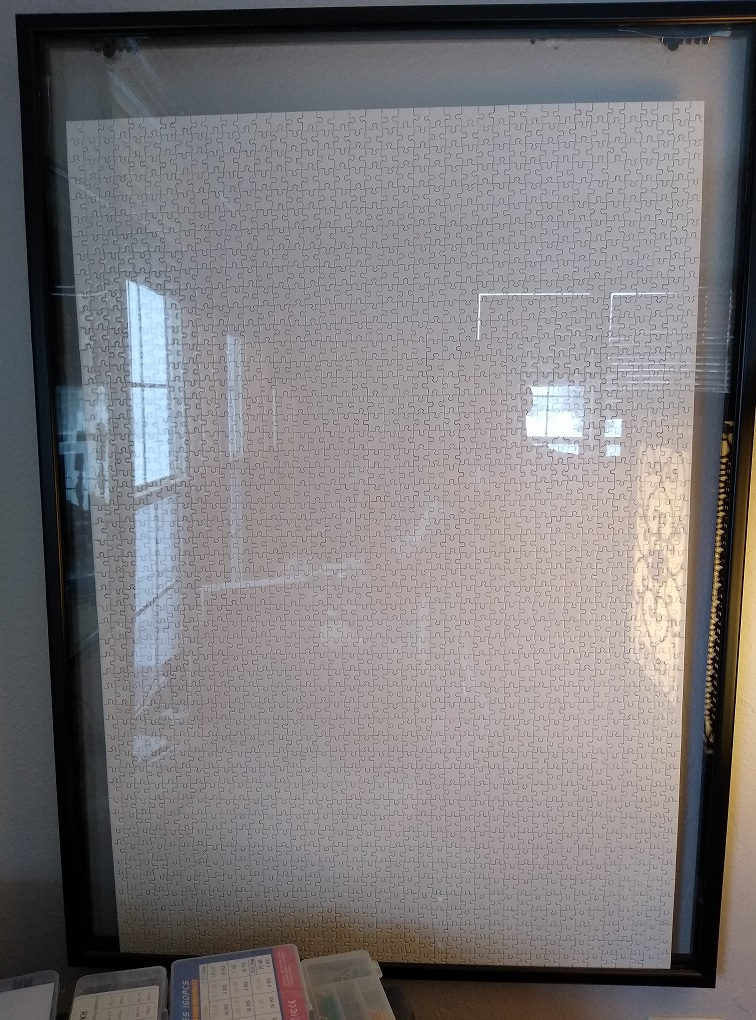
#> input picture WhitePuzzleSolved.jpg, 756 x 1020 px, found by its file name
$ python processor.py WhitePuzzleSolved.jpg
#> lines starting #> are read from the running program, lines starting #| are printed output that depends on the picture; after the words box and inside, x2 and y2 are one past the last pixel; in counts of white or black regions, pixels touching at a corner belong together; long printed decimals are rounded
#> in process, imgTmp is the input picture: shape (1020, 756, 3); mean R, G, B 123.6, 120.5, 122.5
import matplotlib.pyplot as plt
import matplotlib.image as mpimg
import numpy as np
import math
import cv2
import jigsaw
import sys
from itertools import chain

class Quad:
	pass

class xjigsaw:
	pass

debug = False
debugPreProcessing = False
debugGeometry = False
conernsoverride = False
allowedOreintation = None
white = 256
bottom = 0.25 * white
top    = 0.75 * white
cornerdb = {}
datadir = r'C:\jigsaw\data'

################# service functions #########################

# [11 lines left out: function smooth, not called in this run]

def imshow(a):
	plt.imshow(a, cmap = plt.get_cmap('gray'))
	plt.show()

def graphshow(a):
	plt.plot(a)
	plt.show()

# [7 lines left out: function make_floodfill_mask, not called in this run]

def floodfill(img, x, y, c):
	mask = make_floodfill_mask(img, x, y)
	img[mask != 0] = c

#################### image pre-processing #####################

def rgb2gray(rgb):
	return np.dot(rgb[...,:3], [0.299, 0.587, 0.114])
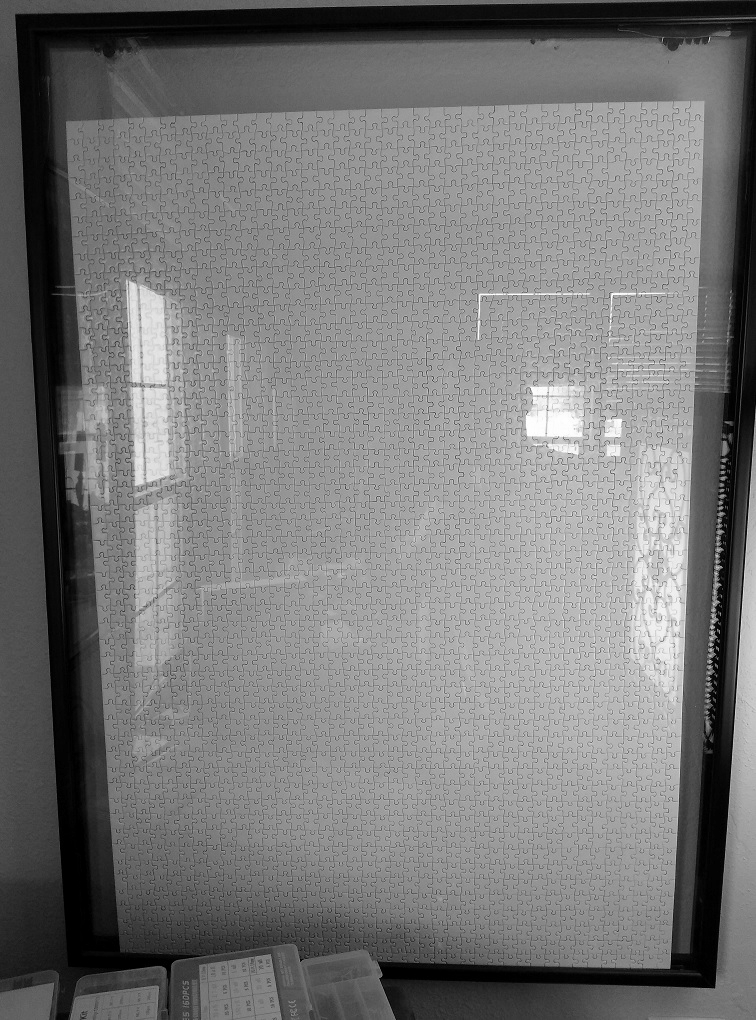
#> returned value: shape (1020, 756) float64; min 0, max 255, mean 121.7

def deexposure(img):
	# de expose: 10x10 corner average should be 222.
	avg = 0
	for y in range(10):
		for x in range(10):
			avg += img[y][x]
#> after the loop, avg = 8446.7
	avg = avg / 100
#> avg = 84.47
	desired = 222
	factor = desired / avg
#> factor = 2.63
	img = img * factor

	return img

def clearbg(img):
	# top    25% is Background
	# bottom 25% is a peice inside
	# everything else is midrange
	sy, sx = img.shape
#> sy = 1020; sx = 756

	#de-shadow:
	# midrange starts after histogram intensity goes below 0.05%
	# pixels that fall inside this range will be clipped to 64...192
	# pixels that fall outside this range will be set to 0 or 255.
	hist = np.histogram(img, bins=range(256))[0]
#> hist = 255 values, max 3913 at index 18, min 103 at index 90, mean 881.9
	actualTop = 0
	peakStarted = False
	peakpct = 0.01 * sy * sx     #  1%
#> peakpct = 7711.2
	thrspct = 0.0005 * sy * sx   #  0.05%
#> thrspct = 385.6
	for i in range(250,-1,-1):
		if (hist[i] > peakpct): peakStarted = True
		if (peakStarted and hist[i] < thrspct):
			actualTop = i
			break

	actualBottom = 0
	peakStarted = False
	for i in range(0,250):
		if (hist[i] > peakpct): peakStarted = True
		if (peakStarted and hist[i] < thrspct):
			actualBottom = i
			break

	if (debugPreProcessing): print ('Actual top/bottom ranges: ', (actualBottom*100/256), (actualTop*100/256) )

	for y in range(sy):
		for x in range(sx):
			p = img[y][x]
			if (p < actualBottom or p < bottom): img[y][x] = 0
			if (p > actualTop    or p > top):    img[y][x] = 255
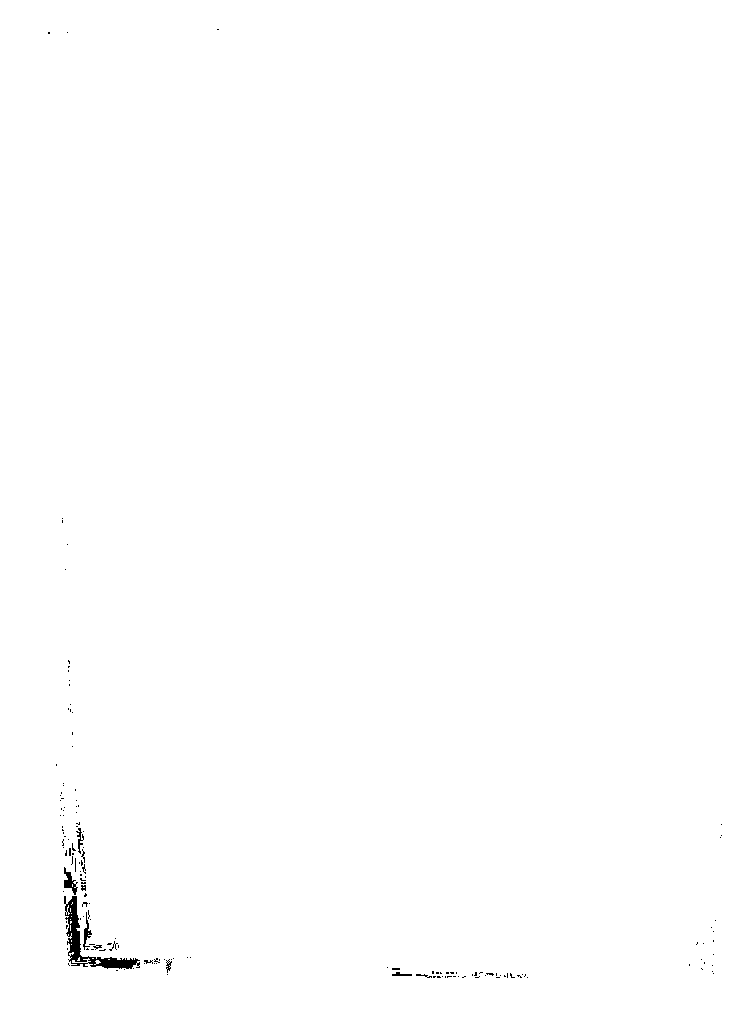
#> img: shape (1020, 756) float64; 99.7% white; 154 black regions (142 under 20 px), largest, box (x1, y1, x2, y2) and area: (64, 896, 140, 969) 1150, (64, 867, 78, 895) 165, (83, 912, 92, 950) 111

	return img

def midrange2grey(work):
	#work = np.where((work > bottom and work < top), white/2, work)
	sy, sx = work.shape
	for y in range(sy):
		for x in range(sx):
			p = work[y][x]
			work[y][x] = white/2
			if (p < bottom): work[y][x] = 0
			if (p > top):    work[y][x] = 255
	return work

def glareElimination(img):
	# plot 7x7 pixels white in the top-left corner.
	for y in range(7):
		for x in range(7):
			img[y][x] = 255

	# add a white column at the end:
	white  = 256
	sy, sx = img.shape
#> sy = 1020; sx = 756
	img = np.column_stack( [ img , np.full(sy, 255, dtype=np.uint8) ] )

	# Convert all midrange to grey
	work = np.copy(img)
	midrange2grey(work)
	if debugPreProcessing: imshow(img)

	# Turn all black clusters to grey except the biggest one.
	cm = findCenter(work)
	cm = refinecm(work, cm)
	mask = make_floodfill_mask(work, int(cm[0]), int(cm[1]))

	#[mask==0] and [img==0]
	for y in range(sy):
		for x in range(sx):
			if (mask[y][x] == 0 and work[y][x] == 0):
				work[y][x] = white/2
				img[y][x] = white/2

	if debugPreProcessing: imshow(img)

	# Turn all grey islands within the black to black.
	mask = np.copy(work)
	floodfill(mask, 1, 1, 128)
	floodfill(mask, 1, 1, 0)
	for y in range(sy):
		for x in range(sx):
			if (mask[y][x] > bottom and mask[y][x] < top):
				work[y][x] = 0
				img[y][x] = 0

	if debugPreProcessing: imshow(img)

	# Turn all grey islands that don't touch black to white
	mask = np.copy(work)
	floodfill(mask, int(cm[0]), int(cm[1]), 128)
	floodfill(mask, int(cm[0]), int(cm[1]), 0)
	for y in range(sy):
		for x in range(sx):
			if (mask[y][x] > bottom and mask[y][x] < top):
				work[y][x] = 255
				img[y][x] = 255

	if debugPreProcessing: imshow(img)

	# Turn all white islands in grey to grey
	mask = np.copy(work)
	floodfill(mask, 0, 0, 128)
	for y in range(sy):
		for x in range(sx):
			if (mask[y][x] == 255):
				work[y][x] = white/2
				img[y][x] = white/2

	return img

##############################################################

def findCenter(a):
	# find the center of mass
	sy, sx = a.shape
#> sy = 1020; sx = 757
	x, y = np.meshgrid(np.linspace(0,sx-1,sx), np.linspace(0,sy-1,sy))
	zx = x * a
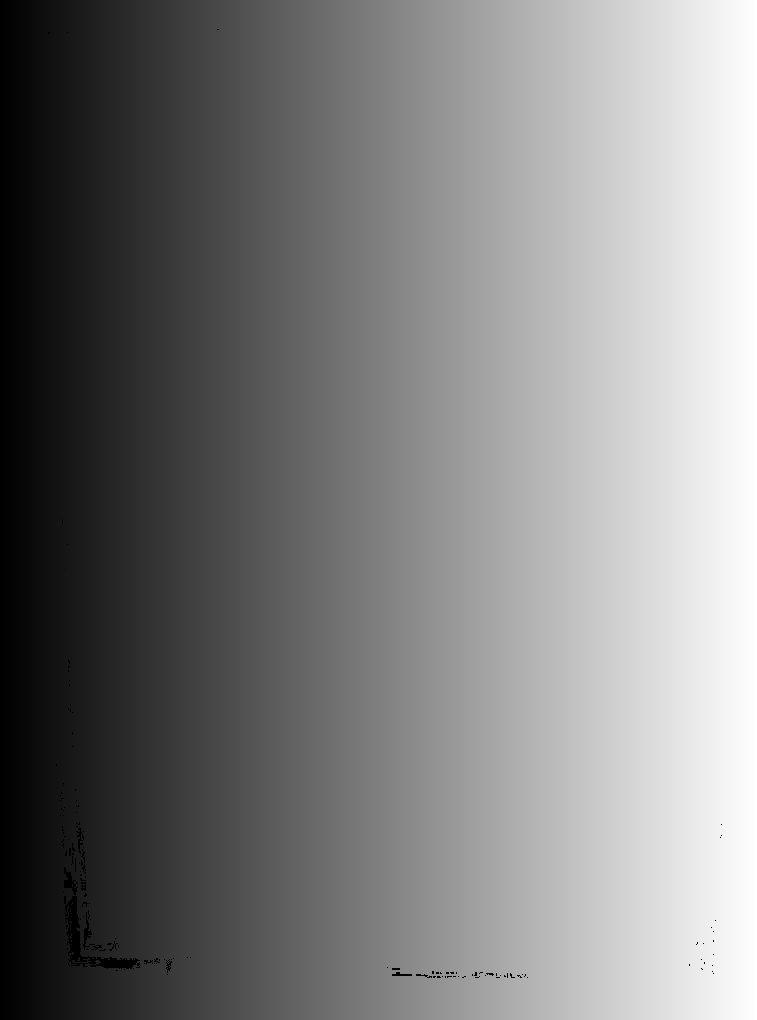
#> zx: shape (1020, 757) float64; min 0, max 192780, mean 96294.3; drawn with min black and max white
	zy = y * a
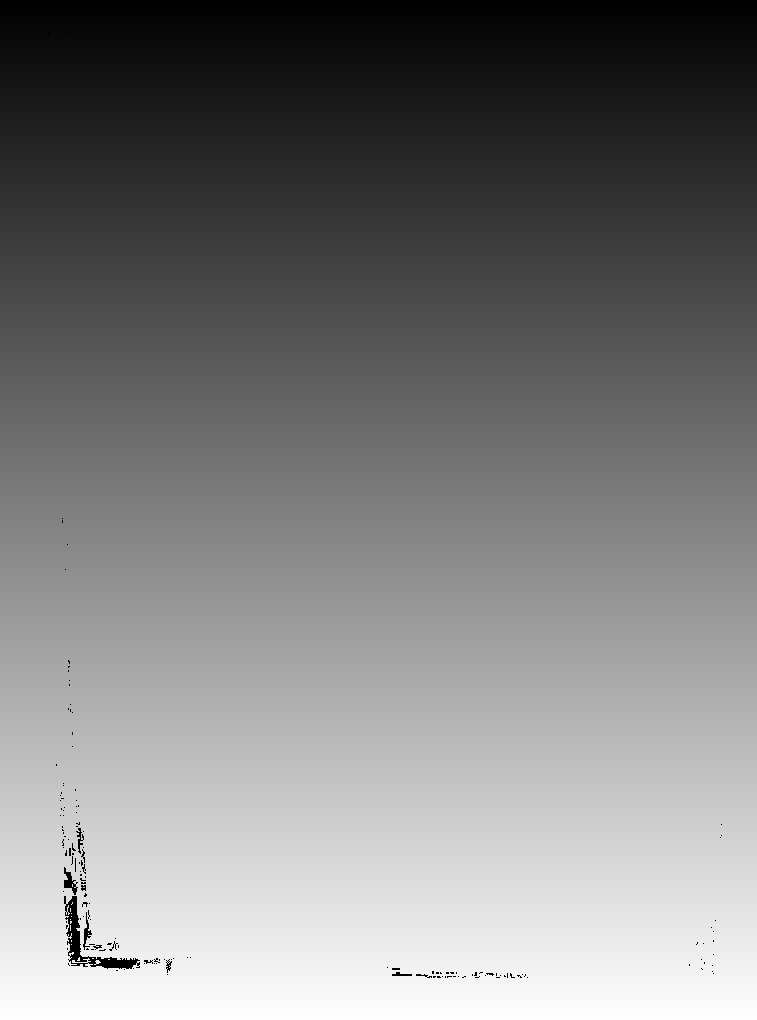
#> zy: shape (1020, 757) float64; min 0, max 259845, mean 129248.1; drawn with min black and max white
	tot =  a.sum()
#> tot = 196331130
	xsum = zx.sum()
#> xsum = 7.44e+10
	ysum = zy.sum()
#> ysum = 9.98e+10
#> in glareElimination, `cm = findCenter(work)`: cm = (378.7, 508.3)
	return ( xsum / tot, ysum / tot )

def refinecm(img, cm):
#> called with cm = (378.7, 508.3)
	print('Center of mass:', cm)
#| Center of mass: (378.711, 508.313)

	_y = int(cm[1])
	_x = int(cm[0])

	# cross pattern search to find a black pixel:
	for i in range(55):
		if (img[_y+i][_x  ] == 0): return (_x  ,_y+i)
		if (img[_y-i][_x  ] == 0): return (_x  ,_y-i)
		if (img[_y  ][_x+i] == 0): return (_x+i,_y  )
		if (img[_y  ][_x-i] == 0): return (_x-i,_y  )


# [375 lines left out: functions inbound, makeRad, pad, findMinima, refineCorners, refineCornersX and 6 more, not called in this run]

def imgPreprocessing(InputImg):
	img = rgb2gray(InputImg)
	img = deexposure(img)
	img = clearbg(img)
	img = glareElimination(img)
	if debug:
		imshow(img)
	# invert:
	img = 255 - img
	return img

def process(imgnr):
	filename = datadir+'\\'+str(imgnr)+".jpg"
	imgTmp = mpimg.imread(filename)
	img = imgPreprocessing(imgTmp)
	x = xjigsaw()
	if imgnr in cornerdb.keys():
		corners = cornerdb[imgnr]
		print('manual corners entered for', imgnr)
	else:
		corners, flats = findCornersAndClass(img)
	q = makeQuad(corners)
	p = getProfiles(img, q)
	flats = sum(theType == 0 for theType in p[1])
	print( 'actual flats:', flats )

	x.corners = corners
	x.flats = flats
	x.q = q
	x.types = p[1]
	x.p = p[0]
	x.id = imgnr
	return x

# [6 lines left out: function export, not called in this run]

def example(i):
	print ('Analysing', i)
	x = process(i)
	export(x)

fname = 'a1c'

if '-ort' in sys.argv:
	ort = sys.argv.index("-ort")
	ort = int(sys.argv[ort+1])
	allowedOreintation = [ort & 1,ort >> 1 & 1,ort >> 2 & 1,ort >> 3 & 1]
	print('Allowed orientations:', allowedOreintation)
if '-debug' in sys.argv:
	debug = True
if '-debugall' in sys.argv:
	debug = True
	debugPreProcessing = True
	debugGeometry = True
if '-debugpre' in sys.argv:
	debugPreProcessing = True
if '-debuggeo' in sys.argv:
	debugGeometry = True

if len(sys.argv) >= 2:
	fname = sys.argv[1]
if '.jpg' in fname: fname = fname[:-4]
#> (the run stopped early here; a loop or call above may not have finished)
